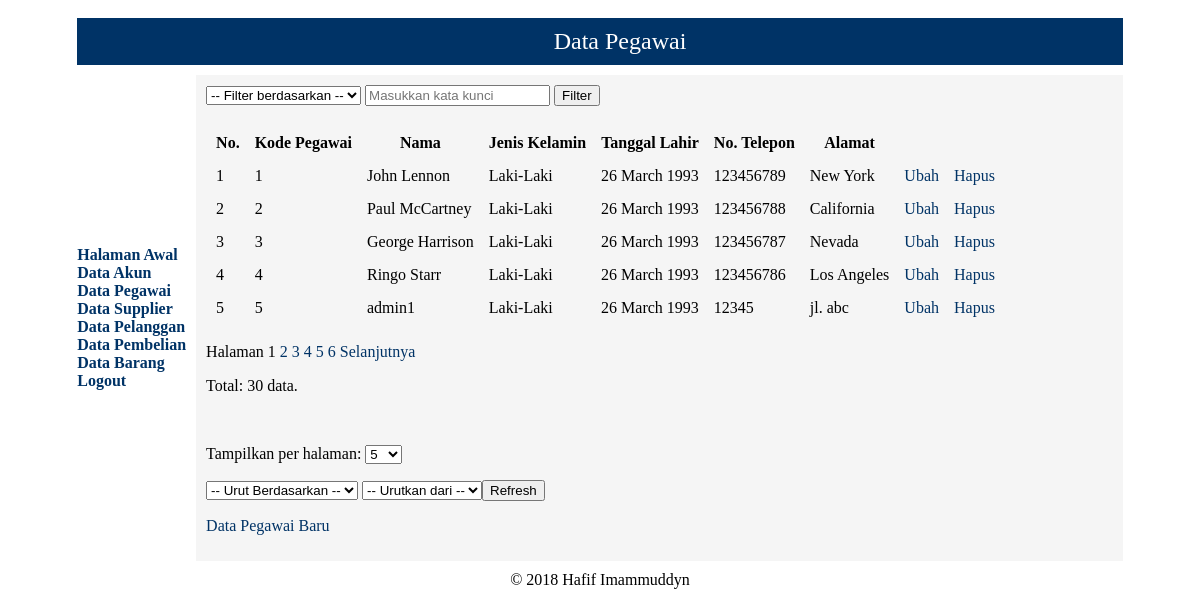
/lihat_pegawai.php (signed in), run on the app's committed database.
### tables this page shows
CREATE TABLE `tb_pegawai` (
  `kode_pegawai` int(11) NOT NULL AUTO_INCREMENT,
  `nama_lengkap` varchar(150) NOT NULL,
  `jenis_kelamin` enum('L','P') NOT NULL,
  `no_telepon` varchar(15) NOT NULL,
  `alamat` varchar(255) NOT NULL,
  `tgl_lahir` date NOT NULL,
  PRIMARY KEY (`kode_pegawai`)
);

### lihat_pegawai.php (the view, shortened to what this page needs)
<?php
if (isset($_GET['display']) && check_five($_GET['display'])) {
    $display = $_GET['display'];
} else {
    if (isset($_SESSION['display'])) {
        $display = $_SESSION['display'];
    } else {
        $display = 5;
    }
}
if (isset($_GET['start']) && check_start($_GET['start'], $display)) {
    $start = $_GET['start'];
} else {
    $start = 0;
}
if (!isset($_GET['col'], $_GET['keyword']) || !in_array(strtolower($_GET['col']), [1, 2, 3, 4, 5]) || (strlen($_GET['keyword']) == 0)) {
    $col = $keyword = FALSE;
} else {
    $col = trim(htmlentities($_GET['col']));
    $keyword = trim(htmlentities($_GET['keyword']));
}
if (isset($_GET['c'], $_GET['o']) && in_array($_GET['c'], [1, 2, 3, 4, 5, 6]) && in_array($_GET['o'], [1, 2])) {
    $c = $_GET['c'];
    $o = $_GET['o'];
} else {
    $c = $o = 1;
}
switch ($c) {
    case 1 : $column = 'kode_pegawai';
             break;
}
if ($o == 2) {
    $ob = 'DESC';
} else {
    $ob = 'ASC';
}
require('mysqli_connect.php');
if ($col && ($keyword !== FALSE)) {
    switch ($col) {
        case 1 : $colkey = 'kode_pegawai';
                   $hpc = 'Kode Pegawai';
                   break;
        case 2 : $colkey = 'nama_lengkap';
                   $hpc = 'Nama';
                   break;
        case 3 : $colkey = 'no_telepon';
                   $hpc = 'No. Telepon';
                   break;
        case 4 : $colkey = 'alamat';
                   $hpc = ucwords($colkey);
                   break;
        case 5 : $colkey = 'jenis_kelamin';
                   $hpc = 'Jenis Kelamin';
                   break;
    }
    $keyword = mysqli_real_escape_string($dbc, $keyword);
    $fq = " WHERE $colkey LIKE '%$keyword%'";
    $search = TRUE;
} else {
    $fq = '';
    $search = FALSE;
}
$q = "SELECT COUNT(*) FROM tb_pegawai $fq";
$r = @mysqli_query($dbc, $q) or die('<h1>Terjadi kesalahan!</h1><p>Kesalahan: ' . mysqli_error($dbc) . '</p>');
list($total_row) = mysqli_fetch_array($r, MYSQLI_NUM);
$q = "SELECT * FROM tb_pegawai $fq ORDER BY $column $ob LIMIT $start, $display";
$r = @mysqli_query($dbc, $q);
if ($r) {
    echo '<form name="pencarian" action="lihat_pegawai.php" method="get">
      <select name="col">
        <option value="">-- Filter berdasarkan --</option>
        <option value="1"' . ((isset($_GET['col']) && ($_GET['col'] == '1')) ? ' selected="selected"' : '') . '>Kode Pegawai</option>
        <option value="2"' . ((isset($_GET['col']) && ($_GET['col'] == '2')) ? ' selected="selected"' : '') . '>Nama</option>
        <option value="3"' . ((isset($_GET['col']) && ($_GET['col'] == '3')) ? ' selected="selected"' : '') . '>No. Telepon</option>
        <option value="4"' . ((isset($_GET['col']) && ($_GET['col'] == '4')) ? ' selected="selected"' : '') . '>Alamat</option>
        <option value="5"' . ((isset($_GET['col']) && ($_GET['col'] == '5')) ? ' selected="selected"' : '') . '>Jenis Kelamin</option>
      </select>
      <input name="keyword" placeholder="Masukkan kata kunci" type="search" minlength="1" maxlength="255" value="' . ((isset($_GET['keyword']) ? $_GET['keyword'] : '')) . '" />
      <input name="submit" type="submit" value="Filter" />
    </form><br />';
    if ($total_row == 0) {
        if ($search) {
            echo '<p>Data tidak ditemukan.</p>';
        } else {
            echo '<p>Tidak ada data.</p>';
        }
    } else {
        echo '<table border="0" cellspacing="5" cellpadding="5">
          <tr>
            <th>No.</th>
            <th>Kode Pegawai</th>
            <th>Nama</th>
            <th>Jenis Kelamin</th>
            <th>Tanggal Lahir</th>
            <th>No. Telepon</th>
            <th>Alamat</th>';
        echo '</tr>';
        $no = $start + 1;
        while ($row = mysqli_fetch_array($r, MYSQLI_ASSOC)) {
            $a = explode('-', $row['tgl_lahir']);
            echo '<tr>
                <td>' . $no . '</td>
                <td>' . $row['kode_pegawai'] . '</td>
                <td>' . $row['nama_lengkap'] . '</td>
                <td>' . (($row['jenis_kelamin'] == 'L') ? 'Laki-Laki' : 'Perempuan') . '</td>
                <td>' . date('j F Y', mktime(0, 0, 0, $a[1], $a[2], $a[0])) . '</td>
                <td>' . $row['no_telepon'] . '</td>
                <td>' . $row['alamat'] . '</td>';
            if ($_SESSION['user_level'] == 'administrator') {
                echo '<td><a class="navlink" href="edit_pegawai.php?id=' . $row['kode_pegawai'] . '">Ubah</a></td>
                    <td><a class="navlink" href="hapus_pegawai.php?id=' . $row['kode_pegawai'] . '">Hapus</a></td>';
            }
            echo '</tr>';
            $no++;
        }
        echo '</table>';
        if (isset($_GET['c'])) {
            $c = $_GET['c'];
        } else {
            $c = NULL;
        }
        if (isset($_GET['o'])) {
            $o = $_GET['o'];
        } else {
            $o = NULL;
        }
        if ($total_row > $display) {
          $page = ceil($total_row / $display);
        } else {
          $page = 1;
        }
        if ($page > 1) {
            echo '<p>Halaman ';
            $current_page = ($start / $display) + 1;
            for ($i = 1; $i <= $page; $i++) {
                if ($i == $current_page) {
                    echo $i . ' ';
                } else {
                    echo '<a class="navlink" href="lihat_pegawai.php?col=' . $col . '&keyword=' . $keyword . '&start=' . ($display * ($i - 1)) . '&display=' . $display . '&c=' . $c . '&o=' . $o . '">' . $i . ' </a>';
                }
            }
            if ($current_page != $page) {
                echo ' <a class="navlink" href="lihat_pegawai.php?col=' . $col . '&keyword=' . $keyword . '&start=' . ($start + $display) . '&display=' . $display . '&c=' . $c . '&o=' . $o . '">Selanjutnya</a>';
            }
            echo '</p>';
        }
        echo '<p>Total: ' . $total_row . ' data.</p><br />';
        echo '<form name="sorting" action="lihat_pegawai.php" method="get">
            <p>
              <label>Tampilkan per halaman: </label>
              <select name="display">
                <option value="5"' . (($display == 5) ? ' selected="selected"' : '') . '>5</option>
                <option value="10"' . (($display == 10) ? ' selected="selected"' : '') . '>10</option>
                <option value="15"' . (($display == 15) ? ' selected="selected"' : '') . '>15</option>
              </select>
            </p>
            <p>
              <select name="c">
                <option value="">-- Urut Berdasarkan --</option>
                <option value="1"' . ((isset($_GET['c']) && ($_GET['c'] == 1)) ? ' selected="selected"' : '') . '>Kode Pegawai</option>
                <option value="2"' . ((isset($_GET['c']) && ($_GET['c'] == 2)) ? ' selected="selected"' : '') . '>Nama</option>
                <option value="3"' . ((isset($_GET['c']) && ($_GET['c'] == 3)) ? ' selected="selected"' : '') . '>Jenis Kelamin</option>
                <option value="4"' . ((isset($_GET['c']) && ($_GET['c'] == 3)) ? ' selected="selected"' : '') . '>Tanggal Lahir</option>
                <option value="5"' . ((isset($_GET['c']) && ($_GET['c'] == 4)) ? ' selected="selected"' : '') . '>No. Telepon</option>
                <option value="6"' . ((isset($_GET['c']) && ($_GET['c'] == 5)) ? ' selected="selected"' : '') . '>Alamat</option>
              </select>
              <select name="o">
                <option value="">-- Urutkan dari --</option>
                <option value="1"' . ((isset($_GET['o']) && ($_GET['o'] == 1)) ? ' selected="selected"' : '') . '>A-Z</option>
                <option value="2"' . ((isset($_GET['o']) && ($_GET['o'] == 2)) ? ' selected="selected"' : '') . '>Z-A</option>
              </select>';
        echo '<input name="submit" type="submit" value="Refresh" /></p></form>';
    }
} else {
    echo '<h1>Terjadi kesalahan!</h1><p>Kesalahan:<br />' . mysqli_error($dbc) . '</p>';
}
if ($_SESSION['user_level'] == 'administrator') {
    echo '<p><a class="navlink" href="input_pegawai.php">Data Pegawai Baru</a></p>';
}
?>

### data on the page
tb_pegawai: kode_pegawai "1", nama_lengkap "John Lennon", jenis_kelamin "Laki-Laki", tgl_lahir "26 March 1993", no_telepon "123456789", alamat "New York"
tb_pegawai: kode_pegawai "2", nama_lengkap "Paul McCartney", jenis_kelamin "Laki-Laki", tgl_lahir "26 March 1993", no_telepon "123456788", alamat "California"
tb_pegawai: kode_pegawai "3", nama_lengkap "George Harrison", jenis_kelamin "Laki-Laki", tgl_lahir "26 March 1993", no_telepon "123456787", alamat "Nevada"
tb_pegawai: kode_pegawai "4", nama_lengkap "Ringo Starr", jenis_kelamin "Laki-Laki", tgl_lahir "26 March 1993", no_telepon "123456786", alamat "Los Angeles"
tb_pegawai: kode_pegawai "5", nama_lengkap "admin1", jenis_kelamin "Laki-Laki", tgl_lahir "26 March 1993", no_telepon "12345", alamat "jl. abc"

### other printed values
$total_row "30"
